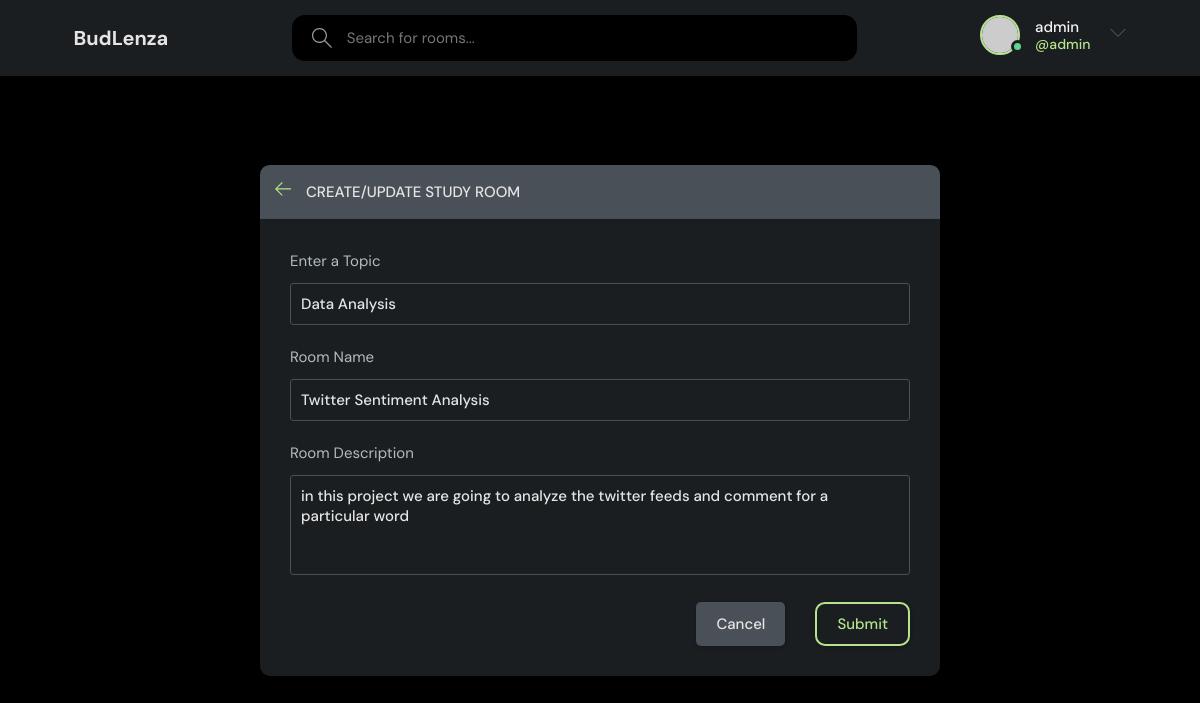
/update_room/10/ (signed in), run on the app's committed database.
### base/models.py (models this page shows, shortened)
class Room(models.Model):
    host = models.ForeignKey(User,on_delete = models.SET_NULL, null = True)
    topic = models.ForeignKey(Topic,on_delete = models.SET_NULL ,null = True)
    name = models.CharField(max_length = 200)
    description = models.TextField(null = True,blank = True)
    participants = models.ManyToManyField(User,related_name='participants',blank=True)
    updated = models.DateTimeField(auto_now = True)
    created = models.DateTimeField(auto_now_add = True)
    class Meta:
        ordering = ["-updated","-created"]

class Topic(models.Model):
    name = models.CharField(max_length = 200)

### base/views.py (the view, shortened to what this page needs)
# urls.py: path("update_room/<str:pk>/",views.updateRoom,name="update_room"),
@login_required(login_url='login')
def updateRoom(request, pk):
    room = Room.objects.get(id=pk)
    form = RoomForm(instance=room)
    topics = Topic.objects.all()
    if request.user != room.host:
        return HttpResponse('you are not allowed here')
    context = {"form": form,"topics":topics ,"room": room}
    return render(request, "base/room_form.html", context)

### base/forms.py
class RoomForm(ModelForm):
    class Meta:
        model = Room
        fields = "__all__"
        exclude = ['host' , 'participants']

### base/templates/base/room_form.html (shortened to what this page needs)
{% extends 'main.html' %}
{%block content%}
<main class="create-room layout">
    <div class="container">
      <div class="layout__box">
        <div class="layout__boxHeader">
          <div class="layout__boxTitle">
            <a href="{% url 'home' %}">
              <svg version="1.1" xmlns="http://www.w3.org/2000/svg" width="32" height="32" viewBox="0 0 32 32">
                <title>arrow-left</title>
                <path
                  d="M13.723 2.286l-13.723 13.714 13.719 13.714 1.616-1.611-10.96-10.96h27.625v-2.286h-27.625l10.965-10.965-1.616-1.607z">
                </path>
              </svg>
            </a>
            <h3>Create/Update Study Room</h3>
          </div>
        </div>
        <div class="layout__body">
          <form class="form" action="#" method="POST">
            <div class="form__group">
             <label for="room_topic"> Enter a Topic</label>
              <input required type="text" value="{{room.topic.name}}" name="topic" list="topic-list"/>
              </div>
            <div class="form__group">
              <label for="room_name">Room Name</label>
              {{form.name}}
            </div>
            <div class="form__group">
              <label for="room_description">Room Description</label>
              {{form.description}}
            </div>
            <div class="form__action">
              <a class="btn btn--dark" href="index.html">Cancel</a>
              <button class="btn btn--main" type="submit">Submit</button>
            </div>
          </form>
        </div>
      </div>
    </div>
  </main>
  {%endblock content%}

### templates/navbar.html (shortened to what this page needs)
{% load static %}
<header class="header header--loggedIn">
    <div class="container">
      <a href="{% url 'home' %}" class="header__logo">
        <h1>BudLenza</h1>
      </a>
      <form class="header__search" method="'GET" action="{% url 'home' %}">
        <label>
          <input name='q' placeholder="Search for rooms..." />
        </label>
      </form>
      <nav class="header__menu">
        {% if request.user.is_authenticated%}
        <div class="header__user">
          <a href="{% url 'home' %}">
            <div class="avatar avatar--medium active">
              <img src="https://randomuser.me/api/portraits/men/3.jpg" />
            </div>
            <p>{{request.user.username}}<span>@{{request.user.username}}</span></p>
          </a>
          <button class="dropdown-button">
            <svg version="1.1" xmlns="http://www.w3.org/2000/svg" width="32" height="32" viewBox="0 0 32 32">
              <title>chevron-down</title>
              <path d="M16 21l-13-13h-3l16 16 16-16h-3l-13 13z"></path>
            </svg>
          </button>
        </div>
        {% else %}
        <a href="{% url 'login' %}">
          <img src="{% static 'images/avatar.svg' %}" />
          <p>Login</p>
        </a> -->
        {% endif %}
      </nav>
    </div>
  </header>

### data on the page
Room: topic "Data Analysis", name "Twitter Sentiment Analysis", description "in this project we are going to analyze the twitter feeds and comment for a particular word"

### other printed values
{{ request.user.username }} "admin"
